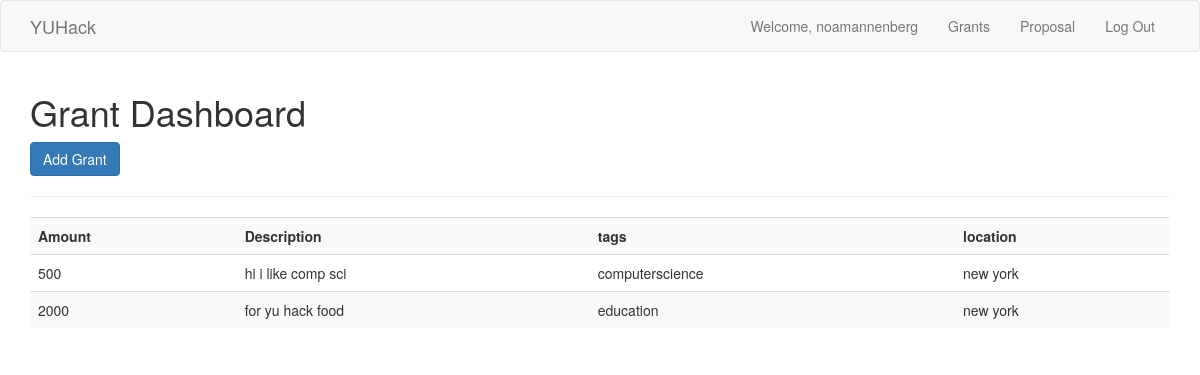
The page /gdash (signed in) on the database its author committed.
### application.py (models this page shows)
class Grant(db.Model):
	__tablename__ = 'grants'
	id = db.Column('id', db.Integer, nullable = False, primary_key = True, unique = True)
	userid = db.Column('userid', db.Integer, nullable = False)
	amount = db.Column('amount', db.Integer, nullable = False, )
	description = db.Column('description', db.String(), nullable = False, )
	tags = db.Column('tags', db.String(), nullable = False)
	location = db.Column('location', db.String(), nullable = False)

### application.py (the view)
@app.route('/gdash')
@login_required
def gdash():
	result = Grant.query.filter_by(userid = session['id']).all()
	return render_template('gdash.html', grants=result)

### application.py (called while the page is built)
def login_required(f):
    @wraps(f)
    def decorated_function(*args, **kwargs):
        if not 'logged_in' in session:
            return redirect(url_for('login', next=request.url))
        return f(*args, **kwargs)
    return decorated_function

### templates/gdash.html
{% extends 'layout.html' %}
{% block body %}
<header id="header">
	<div class="container">
		<h1>Grant Dashboard</h1>
	</div>
</header>
<div class="container">
	<a class="btn btn-primary" href="/gdash_add">Add Grant</a>
	<hr>
	{% if grants|length > 0 %}
		<table class="table table-striped">
			<tr>
				<th>Amount</th>
				<th>Description</th>
				<th>tags</th>
				<th>location</th>
			</tr>
			{% for grant in grants %}
				<tr>
					<td>{{grant.amount}}</td>
					<td>{{grant.description}}</td>
					<td>{{grant.tags}}</td>
					<td>{{grant.location}}</td>
				</tr>
			{% endfor %}
		</table>
	{% endif %}
</div>
{% endblock %}

### rows shown on the page
Grant: amount "500", description "hi i like comp sci", tags "computerscience", location "new york"
Grant: amount "2000", description "for yu hack food", tags "education", location "new york"

### other values the page prints
{{ session.username }} "noamannenberg"
